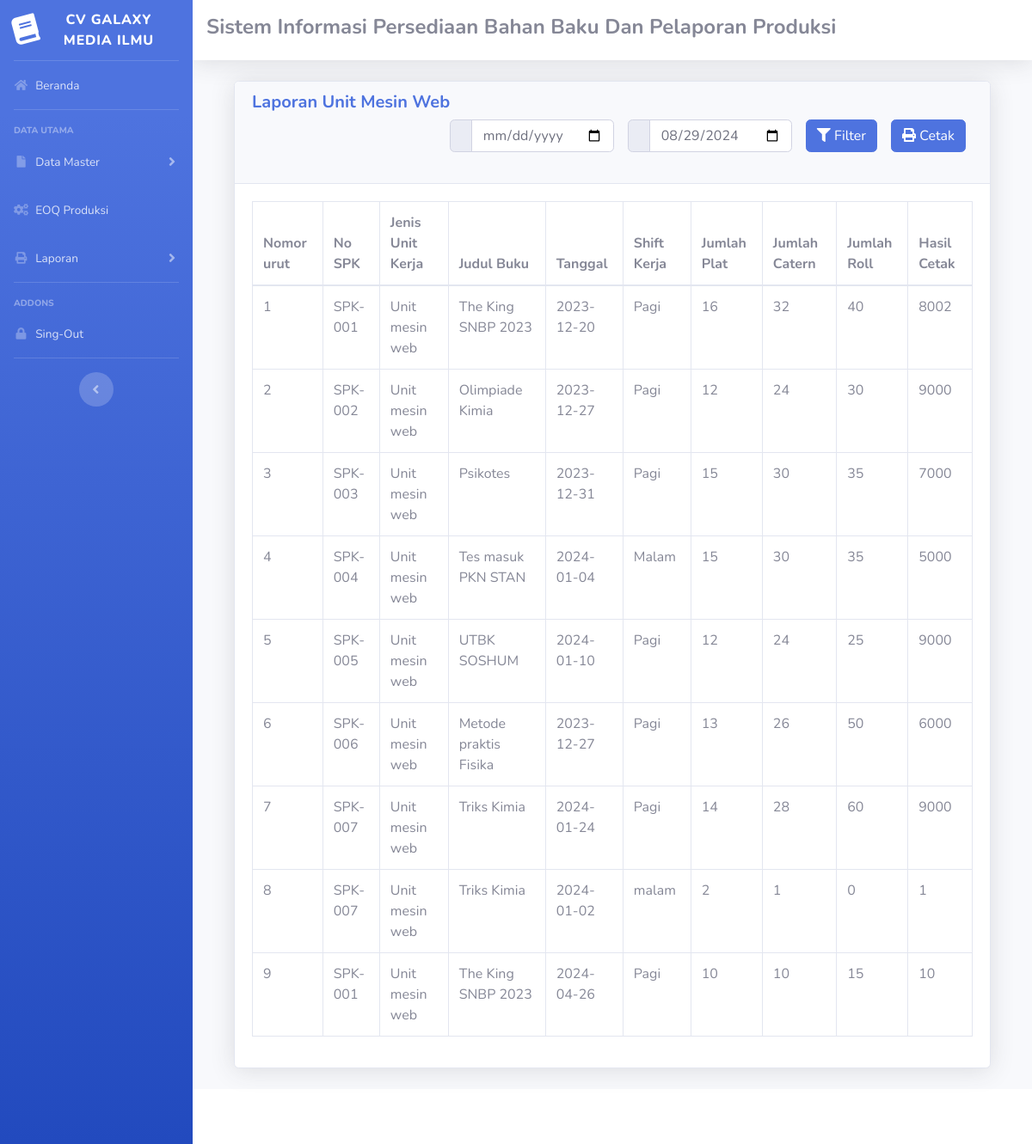
Screenshot of /manager.php?url=laporan_mesin_web_manager with the database file from the repository.
### tables this page shows
CREATE TABLE `unit_mesin_web` (
  `id` int NOT NULL,
  `id_spk` int NOT NULL,
  `id_unit_kerja` int NOT NULL,
  `id_bahan_baku` int DEFAULT NULL,
  `shift_kerja` varchar(100) NOT NULL,
  `tanggal` date NOT NULL,
  `jumlah_plat` int NOT NULL,
  `jumlah_catern` int NOT NULL,
  `jumlah_roll` int NOT NULL,
  `hasil_cetak` int NOT NULL
);

CREATE TABLE `spk` (
  `id_spk` int NOT NULL,
  `id_pengguna` int NOT NULL,
  `no_spk` varchar(100) NOT NULL,
  `judul_buku` varchar(100) NOT NULL,
  `no_isbn` varchar(100) NOT NULL,
  `tanggal` date NOT NULL,
  `tanggal_permintaan_selesai` date NOT NULL,
  `oplah_cetak` int NOT NULL,
  `oplah_insheet` int NOT NULL,
  `ukuran_buku` varchar(100) NOT NULL,
  `jumlah_halaman` int NOT NULL,
  `jumlah_catern` int NOT NULL,
  `jumlah_plat` int NOT NULL,
  `ukuran_kertas` varchar(100) NOT NULL,
  `kebutuhan_kertas` varchar(100) NOT NULL,
  `mesin_cetak` varchar(100) NOT NULL
);

CREATE TABLE `unit_kerja` (
  `id_unit_kerja` int NOT NULL,
  `id_pengguna` int NOT NULL,
  `jenis_unit_kerja` varchar(100) NOT NULL
);

### laporan_mesin_web_manager.php (the view, shortened to what this page needs)
<!DOCTYPE html PUBLIC "-//W3C//DTD XHTML 1.0 Transitional//EN" "http://www.w3.org/TR/xhtml1/DTD/xhtml1-transitional.dtd">
<html xmlns="http://www.w3.org/1999/xhtml">
<head>
</head>
<body>
  <div class="container-fluid">
    <div class="card shadow mb-4">
      <div class="card-header">
        <h5 class="m-0 font-weight-bold text-primary">Laporan Unit Mesin Web</h6>
          <form method="GET" action="manager.php">
            <div class="d-flex flex-row-reverse">
              <div class="p-2">
                <button type="button" class="btn btn-primary" onclick="cetakLaporan()"><i class="fa fa-print"></i> Cetak</button>
              </div>
              <div class="p-2">
                <button type="submit" class="btn btn-primary"><i class="fa fa-filter"></i> Filter</button>
              </div>
              <div class="p-2">
                <div class="input-group mb-3">
                  <div class="input-group-prepend">
                    <span class="input-group-text"><i class="mdi mdi-calendar-month"></i></span>
                  </div>
                  <input type="date" class="form-control" name="akhir" value="<?php echo isset($_GET['akhir']) ? $_GET['akhir'] : date('Y-m-d'); ?>">
                </div>
              </div>
              <div class="p-2">
                <div class="input-group mb-3">
                  <div class="input-group-prepend">
                    <span class="input-group-text"><i class="mdi mdi-calendar-month"></i></span>
                  </div>
                  <input type="date" class="form-control" name="awal" value="<?php echo isset($_GET['awal']) ? $_GET['awal'] : ''; ?>" required>
                </div>
              </div>
            </div>
          </form>
      </div>
      <div class="card-body">
        <div class="table-responsive">
          <table class="table table-bordered" id="dataTable" width="100%" cellspacing="0">
            <thead>
              <tr>
                <th>Nomor urut</th>
                <th>No SPK</th>
                <th>Jenis Unit Kerja</th>
                <th>Judul Buku</th>
                <th>Tanggal</th>
                <th>Shift Kerja</th>
                <th>Jumlah Plat</th>
                <th>Jumlah Catern</th>
                <th>Jumlah Roll</th>
                <th>Hasil Cetak</th>
              </tr>
            </thead>
            <tbody>
              <?php
              require 'koneksi.php';
              $awal = isset($_GET['awal']) && !empty($_GET['awal']) ? $_GET['awal'] : '1900-01-01';
              $akhir = isset($_GET['akhir']) ? $_GET['akhir'] : date('Y-m-d');
              $sql = "SELECT id,no_spk, jenis_unit_kerja,judul_buku,ms.tanggal,shift_kerja,ms.jumlah_plat,ms.jumlah_catern,jumlah_roll,hasil_cetak
                      FROM unit_mesin_web ms
                      INNER JOIN spk ON ms.id_spk = spk.id_spk
                      INNER JOIN unit_kerja ON ms.id_unit_kerja = unit_kerja.id_unit_kerja
                      WHERE ms.`tanggal` >= '$awal' AND ms.`tanggal` <= '$akhir'";
              $result = mysqli_query($conn, $sql);
              $data = mysqli_fetch_all($result, MYSQLI_ASSOC);
              $nomor_urut = 1;
              foreach ($data as $data) {
              ?>
                <tr>
                  <td><?php echo $nomor_urut++; ?></td>
                  <td><?php echo $data['no_spk']; ?></td>
                  <td><?php echo $data['jenis_unit_kerja']; ?></td>
                  <td><?php echo $data['judul_buku']; ?></td>
                  <td><?php echo $data['tanggal']; ?></td>
                  <td><?php echo $data['shift_kerja']; ?></td>
                  <td><?php echo $data['jumlah_plat']; ?></td>
                  <td><?php echo $data['jumlah_catern']; ?></td>
                  <td><?php echo $data['jumlah_roll']; ?></td>
                  <td><?php echo $data['hasil_cetak']; ?></td>
                </tr>
              <?php } ?>
            </tbody>
          </table>
        </div>
      </div>
    </div>
  </div>
</body>
</html>

### rows the page displays
unit_mesin_web: id_spk.no_spk "SPK-001", id_unit_kerja.jenis_unit_kerja "Unit mesin web", id_spk.judul_buku "The King SNBP 2023", tanggal "2023-12-20", shift_kerja "Pagi", jumlah_plat "16", jumlah_catern "32", jumlah_roll "40", hasil_cetak "8002"
unit_mesin_web: id_spk.no_spk "SPK-002", id_unit_kerja.jenis_unit_kerja "Unit mesin web", id_spk.judul_buku "Olimpiade Kimia", tanggal "2023-12-27", shift_kerja "Pagi", jumlah_plat "12", jumlah_catern "24", jumlah_roll "30", hasil_cetak "9000"
unit_mesin_web: id_spk.no_spk "SPK-003", id_unit_kerja.jenis_unit_kerja "Unit mesin web", id_spk.judul_buku "Psikotes", tanggal "2023-12-31", shift_kerja "Pagi", jumlah_plat "15", jumlah_catern "30", jumlah_roll "35", hasil_cetak "7000"
unit_mesin_web: id_spk.no_spk "SPK-004", id_unit_kerja.jenis_unit_kerja "Unit mesin web", id_spk.judul_buku "Tes masuk PKN STAN", tanggal "2024-01-04", shift_kerja "Malam", jumlah_plat "15", jumlah_catern "30", jumlah_roll "35", hasil_cetak "5000"
unit_mesin_web: id_spk.no_spk "SPK-005", id_unit_kerja.jenis_unit_kerja "Unit mesin web", id_spk.judul_buku "UTBK SOSHUM", tanggal "2024-01-10", shift_kerja "Pagi", jumlah_plat "12", jumlah_catern "24", jumlah_roll "25", hasil_cetak "9000"
unit_mesin_web: id_spk.no_spk "SPK-006", id_unit_kerja.jenis_unit_kerja "Unit mesin web", id_spk.judul_buku "Metode praktis Fisika", tanggal "2023-12-27", shift_kerja "Pagi", jumlah_plat "13", jumlah_catern "26", jumlah_roll "50", hasil_cetak "6000"
unit_mesin_web: id_spk.no_spk "SPK-007", id_unit_kerja.jenis_unit_kerja "Unit mesin web", id_spk.judul_buku "Triks Kimia", tanggal "2024-01-24", shift_kerja "Pagi", jumlah_plat "14", jumlah_catern "28", jumlah_roll "60", hasil_cetak "9000"
unit_mesin_web: id_spk.no_spk "SPK-007", id_unit_kerja.jenis_unit_kerja "Unit mesin web", id_spk.judul_buku "Triks Kimia", tanggal "2024-01-02", shift_kerja "malam", jumlah_plat "2", jumlah_catern "1", jumlah_roll "0", hasil_cetak "1"
unit_mesin_web: id_spk.no_spk "SPK-001", id_unit_kerja.jenis_unit_kerja "Unit mesin web", id_spk.judul_buku "The King SNBP 2023", tanggal "2024-04-26", shift_kerja "Pagi", jumlah_plat "10", jumlah_catern "10", jumlah_roll "15", hasil_cetak "10"
